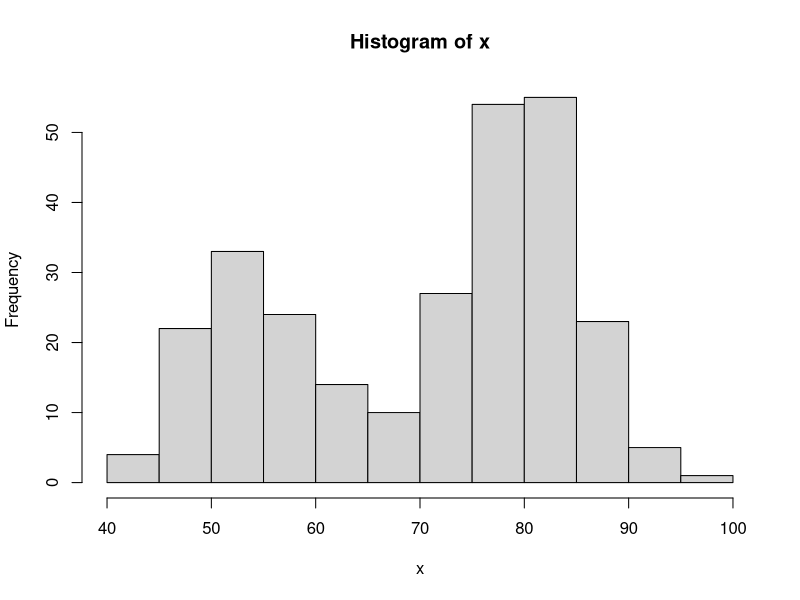
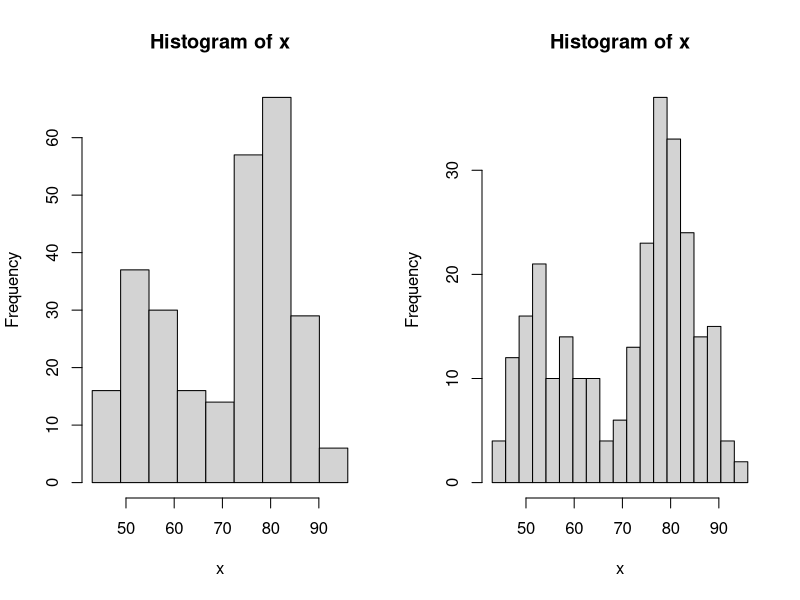
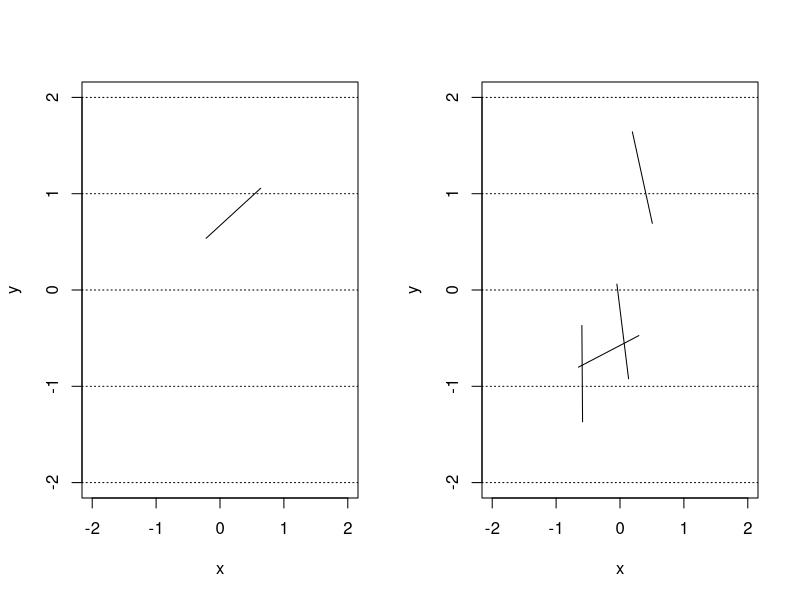
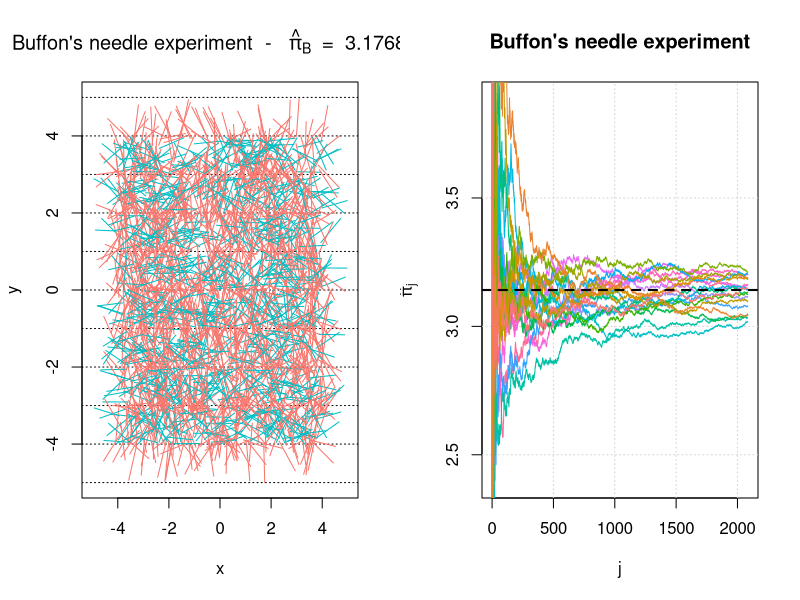

Here is the R script that generated these plots, in order:
## ---- chunk 1
knitr::opts_chunk$set(error = TRUE)
## ---- chunk 2
knitr::include_url("https://www.youtube.com/embed/X5uQU5XX7iU")
## ---- chunk 3
x <- faithful[, 2] 
hist(x)
## ---- chunk 4
par(mfrow = c(1,2))

# Compare the differences! 
bins <- seq(min(x), max(x), length.out = 10)
hist(x, breaks = bins)

bins <- seq(min(x), max(x), length.out = 20)
hist(x, breaks = bins)
## ---- chunk 5
knitr::include_url("https://www.youtube.com/embed/0zlWcHDKCFw")
## ---- chunk 6
cast_needle <- function(plane_width = 20){
  available_range <- plane_width/2 - 1 # where 1 is the length of the needle (unit)
  x_start <- runif(2, -available_range, available_range)
  angle <- runif(1, 0, 2*pi)
  x_end <- c(cos(angle), sin(angle)) + x_start # where the angles are multiplied by the needle length which is 1 in this example
  cross <- floor(x_start[2]) != floor(x_end[2])
  out <- list(start = x_start, end = x_end, cross = cross)
  out
}
## ---- chunk 7
needle <- cast_needle(plane_width = 4)
needle
## ---- chunk 8
plot(NA, xlim = c(-2, 2), ylim = c(-2, 2), xlab = "x", ylab = "y")
abline(h = -2:2, lty = 3)
lines(c(needle$start[1], needle$end[1]), c(needle$start[2], needle$end[2]))
## ---- chunk 9
buffon_experiment <- function(B = 2084, plane_width = 10, seed = NULL){
  
  if (!is.null(seed)){
    set.seed(seed)
  }
  
  X_start <- X_end <- matrix(NA, B, 2) 
  cross <- rep(NA, B)
  
  for (i in 1:B){
    inter <- cast_needle(plane_width = plane_width)
    X_start[i, ] <- inter$start
    X_end[i, ] <- inter$end
    cross[i] <- inter$cross
  }
  
  out <- list(start = X_start, end = X_end, cross = cross, plane = plane_width)
  class(out) <- "buffon_experiment"
  out
}
## ---- chunk 10
experiment <- buffon_experiment(B = 4, plane_width = 4)
experiment
## ---- chunk 11
plot(NA, xlim = c(-2, 2), ylim = c(-2, 2), xlab = "x", ylab = "y")
abline(h = -2:2, lty = 3)
for (i in 1:4){
  lines(c(experiment$start[i,1], experiment$end[i,1]), 
        c(experiment$start[i,2], experiment$end[i,2]))
}
## ---- chunk 12
plot.buffon_experiment <- function(obj){
  cross <- obj$cross
  X_start <- obj$start
  X_end <- obj$end
  B <- length(cross)
  cols <- rev(hcl(h = seq(15, 375, length = 3), l = 65, c = 100)[1:2])
  
  title_part1 <- 'Buffon\'s needle experiment  -  '
  title_part2 <- ' = '
  pi_hat <- round(2/mean(obj$cross), 6)
  
  title <- bquote(.(title_part1) ~ hat(pi)[B] ~ .(title_part2) ~ .(pi_hat))
  
  plot(NA, xlab = "x", ylab = "y", xlim = c(-obj$plane/2, obj$plane/2), 
       ylim = c(-obj$plan/2, obj$plan/2), 
       main = title)
  abline(h = (-obj$plan):obj$plan, lty = 3)
  
  for (i in 1:B){
    lines(c(X_start[i,1], X_end[i,1]), c(X_start[i,2], X_end[i,2]), 
          col = cols[cross[i] + 1])
  }
}
## ---- chunk 13
experiment <- buffon_experiment(B = 2084)
plot(experiment)
## ---- chunk 14
converge <- function(B = 2084, plane_width = 10, seed = 1777, M = 12){
  
  if (B < 10){
    warning("B was changed to 10")
    B <- 10
  }
  
  pi_hat <- matrix(NA, B, M)
  trials <- 1:B
  cols <- rev(hcl(h = seq(15, 375, length = (M+1)), 
                 l = 65, c = 100, alpha = 1)[1:M])
  set.seed(seed)
  
  for (i in 1:M){
    cross <- buffon_experiment(B = B, plane_width = plane_width)$cross
    pi_hat[,i] <- 2*trials/cumsum(cross)
  }
  
  plot(NA, xlim = c(1,B), ylim = pi + c(-3/4, 3/4), type = "l", col = "darkblue",
       ylab = bquote(hat(pi)[j]),
       xlab = "j", main = "Buffon\'s needle experiment")
  grid()
  
  for (i in 1:M){
    lines(trials, pi_hat[,i], col = cols[i])
  }
  
  abline(h = pi, lwd = 2, lty = 2)
}
## ---- chunk 15
converge(B = 2084, M = 20, seed = 10)
